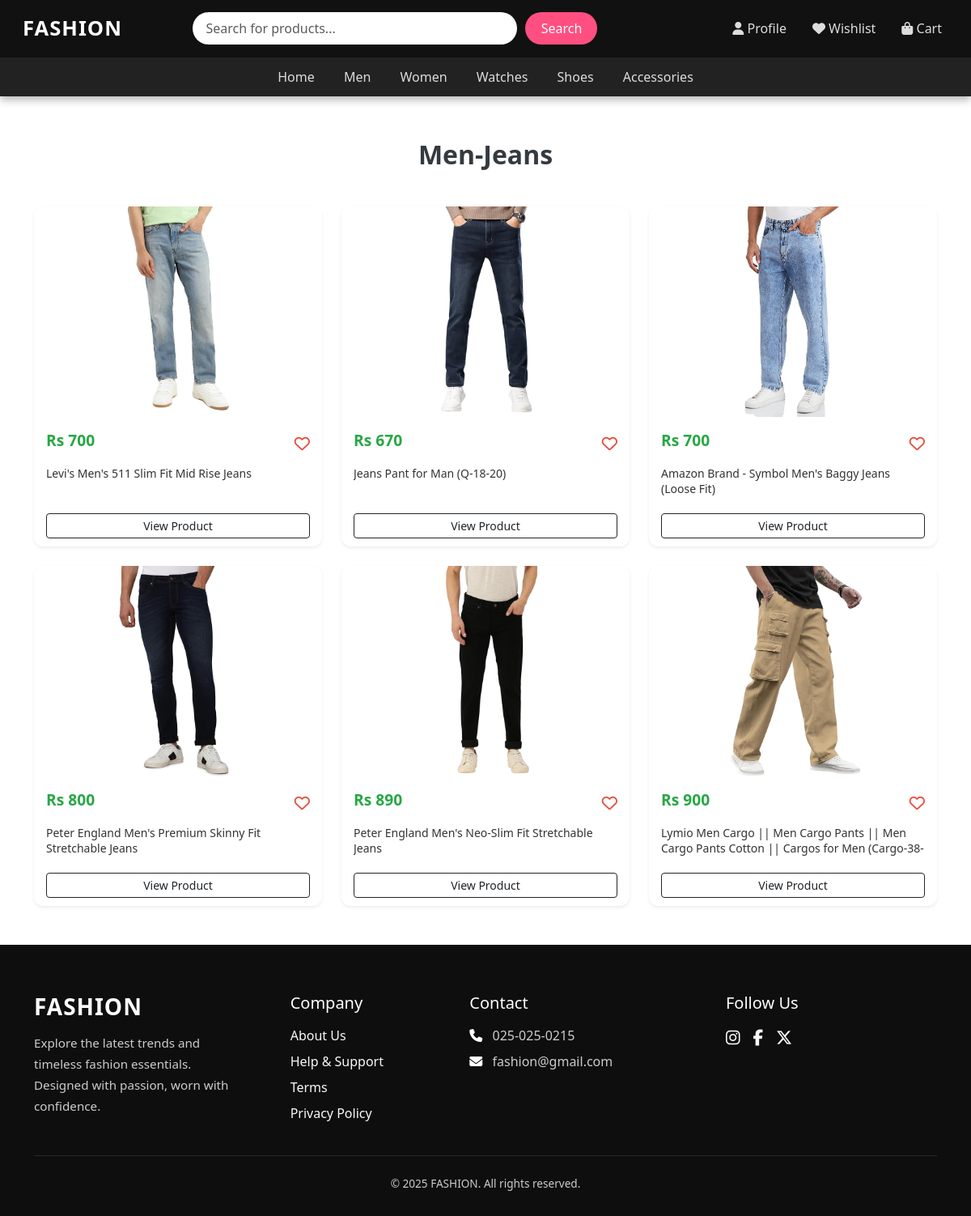
The app's page /jeansm with its own data.
### clothes/models.py (models this page shows)
class clothes(models.Model):
    clothname = models.CharField(max_length=100)
    clothprice = models.IntegerField()
    clothescat = models.CharField(choices=category,max_length=200)
    clothesdesc = models.TextField()
    clothimg = models.ImageField()
    clothsize = models.CharField(max_length=100,default=[],null=True)

### clothes/views.py (the view)
# urls.py: path('jeansm', views.jeansm),
def jeansm(req):
    db = clothes.objects.filter(clothescat='jeansm').values()
    cd = list(db)
    return render(req, 'jeansm.html',context={'data':cd})

### clothes/templates/jeansm.html (shortened to what this page needs)
{% load static %}
<!DOCTYPE html>
<html lang="en">
<head>
    <link href="https://cdn.jsdelivr.net/npm/bootstrap@5.3.3/dist/css/bootstrap.min.css" rel="stylesheet">
    <link rel="stylesheet" href="https://cdnjs.cloudflare.com/ajax/libs/font-awesome/6.6.0/css/all.min.css" />
    <link rel="stylesheet" href={% static 'styles.css' %}>
</head>
<body>
   <div class="navbar-container">
  <nav class="navbar navbar-expand-lg navbar-dark">
    <div class="container-fluid">
      <a class="navbar-brand" href="#">FASHION</a>
      <div class="collapse navbar-collapse justify-content-between" id="navbarResponsive">
        <div class="search-wrapper d-flex align-items-center mt-2 mt-lg-0">
          <input class="form-control search-input" id="search" placeholder="Search for products..." />
          <button class="btn search-btn" id="searchbutton">Search</button>
        </div>
        <ul class="navbar-nav ms-auto mt-3 mt-lg-0">
          <li class="nav-item">
            <a class="nav-link" href="/users"><i class="fa-solid fa-user"></i> Profile</a>
          </li>
          <li class="nav-item">
            <a class="nav-link" href="/like"><i class="fa-solid fa-heart"></i> Wishlist</a>
          </li>
          <li class="nav-item">
            <a class="nav-link" href="/carts"><i class="fa-solid fa-bag-shopping"></i> Cart</a>
          </li>
        </ul>
      </div>
    </div>
  </nav>
  <div class="categories-bar px-2 " style="text-align:center">
    <a href="/">Home</a>
    <a href="/mencollection">Men</a>
    <a href="/womencollection">Women</a>
    <a href="/watchcoll">Watches</a>
    <a href="/shoescoll">Shoes</a>
    <a href="/accessoires">Accessories</a>
  </div>
</div>
      <div class="container py-5">
        <div class="store-header">Men-Jeans</div>
        <div class="row g-4">
          {% for i in data %}
          <div class="col-lg-4 col-md-6 col-sm-12">
            <div class="product-card shadow-sm">
              <div class="image-wrapper">
                <img src="{% static 'clothimg/' %}{{ i.clothimg }}" alt="Product" class="product-image">
              </div>
              <div class="card-body">
                <div class="d-flex justify-content-between align-items-center mb-2">
                  <span class="product-price">Rs {{ i.clothprice }}</span>
                  <i class="fa-regular fa-heart like-icon"></i>
                </div>
                <p class="product-title">
                  {{ i.clothname }}
                </p>
                <a href="productshow/{{i.id}}" class="btn btn-outline-dark btn-sm mt-2 w-100">View Product</a>
              </div>
            </div>
          </div>
          {% endfor %}
        </div>
      </div>
<footer style="background-color: #0e0e0e; color: #ccc; padding: 60px 20px 30px;">
  <div class="container">
    <div class="row gy-4 justify-content-between text-center text-lg-start">
      <div class="col-12 col-md-6 col-lg-3">
        <h3 class="text-white fw-bold mb-3" style="letter-spacing: 1px;">FASHION</h3>
        <p style="font-size: 0.95rem; line-height: 1.7;">
          Explore the latest trends and timeless fashion essentials. Designed with passion, worn with confidence.
        </p>
      </div>
      <div class="col-6 col-md-3 col-lg-2">
        <h5 class="text-white mb-3">Company</h5>
        <ul class="list-unstyled">
          <li><a href="about" class="text-decoration-none text-light d-block mb-2">About Us</a></li>
          <li><a href="help" class="text-decoration-none text-light d-block mb-2">Help & Support</a></li>
          <li><a href="term" class="text-decoration-none text-light d-block mb-2">Terms</a></li>
          <li><a href="privacy" class="text-decoration-none text-light d-block mb-2">Privacy Policy</a></li>
        </ul>
      </div>
      <div class="col-6 col-md-3 col-lg-3">
        <h5 class="text-white mb-3">Contact</h5>
        <p class="mb-2"><i class="fa-solid fa-phone me-2 text-white"></i> 025-025-0215</p>
        <p><i class="fa-solid fa-envelope me-2 text-white"></i> fashion@gmail.com</p>
      </div>
      <div class="col-12 col-md-6 col-lg-3">
        <h5 class="text-white mb-3">Follow Us</h5>
        <div class="d-flex gap-3 justify-content-center justify-content-lg-start">
          <a href="https://www.instagram.com" class="text-light fs-5"><i class="fab fa-instagram"></i></a>
          <a href="https://www.facebook.com" class="text-light fs-5"><i class="fab fa-facebook-f"></i></a>
          <a href="https://x.com/login" class="text-light fs-5"><i class="fab fa-x-twitter"></i></a>
        </div>
      </div>
    </div>
    <hr class="border-secondary my-4">
    <div class="text-center" style="font-size: 0.85rem;">&copy; 2025 FASHION. All rights reserved.</div>
  </div>
</footer>
</body>
</html>

### clothes/static/styles.css (style rules this page uses)
* { padding: 0; margin: 0; }
a { text-decoration: none; color: black; }
a { text-decoration: none; }
.product-card { height: 420px; background-color: #fff; border-radius: 12px; overflow: hidden; display: flex; flex-direction: column; transition: transform 0.3s ease, box-shadow 0.3s ease; box-shadow: 0 4px 12px rgba(0, 0, 0, 0.05); }
.image-wrapper { height: 260px; width: 100%; overflow: hidden; flex-shrink: 0; }
.product-image { width: 100%; height: 100%; object-fit: contain; display: block; }
.card-body { padding: 15px; display: flex; flex-direction: column; flex: 1; justify-content: space-between; }
.product-price { font-size: 1.2rem; color: #28a745; font-weight: 600; margin-bottom: 8px; }
.product-title { font-size: 14px; color: #333; line-height: 1.4; height: 2.8em; overflow: hidden; text-overflow: ellipsis; margin-bottom: 12px; }
.like-icon { font-size: 1.2rem; color: #e74c3c; cursor: pointer; transition: color 0.2s ease; }
.store-header { font-size: 2rem; font-weight: bold; text-align: center; margin-bottom: 40px; color: #343a40; }
.navbar-container { background-color: #111; color: #fff; position: sticky; top: 0; z-index: 1000; box-shadow: 0 4px 10px rgba(0,0,0,0.3); }
.navbar { padding: 0.7rem 1rem; }
.navbar-brand { font-size: 1.6rem; font-weight: bold; color: #fff; letter-spacing: 1px; }
.nav-link { color: #ddd !important; font-weight: 500; margin-left: 1rem; }
.search-wrapper { width: 100%; max-width: 500px; margin: auto; }
.search-input { width: 100%; border-radius: 50px; border: none; padding: 0.5rem 1rem; outline: none; background: #fff; color: #333; }
.search-btn { margin-left: 10px; border-radius: 50px; background: #ff4f81; color: white; border: none; padding: 0.5rem 1.2rem; }
.categories-bar { background-color: #222; overflow-x: auto; white-space: nowrap; }
.categories-bar a { display: inline-block; color: #ddd; padding: 0.75rem 1rem; text-decoration: none; font-weight: 500; transition: all 0.2s ease; }

### records on screen
clothes: clothimg (picture), clothprice "700", clothname "Levi's Men's 511 Slim Fit Mid Rise Jeans"
clothes: clothimg (picture), clothprice "670", clothname "Jeans Pant for Man (Q-18-20)"
clothes: clothimg (picture), clothprice "700", clothname "Amazon Brand - Symbol Men's Baggy Jeans (Loose Fit)"
clothes: clothimg (picture), clothprice "800", clothname "Peter England Men's Premium Skinny Fit Stretchable Jeans"
clothes: clothimg (picture), clothprice "890", clothname "Peter England Men's Neo-Slim Fit Stretchable Jeans"
clothes: clothimg (picture), clothprice "900", clothname "Lymio Men Cargo || Men Cargo Pants || Men Cargo Pants Cotton || Cargos for Men…"
